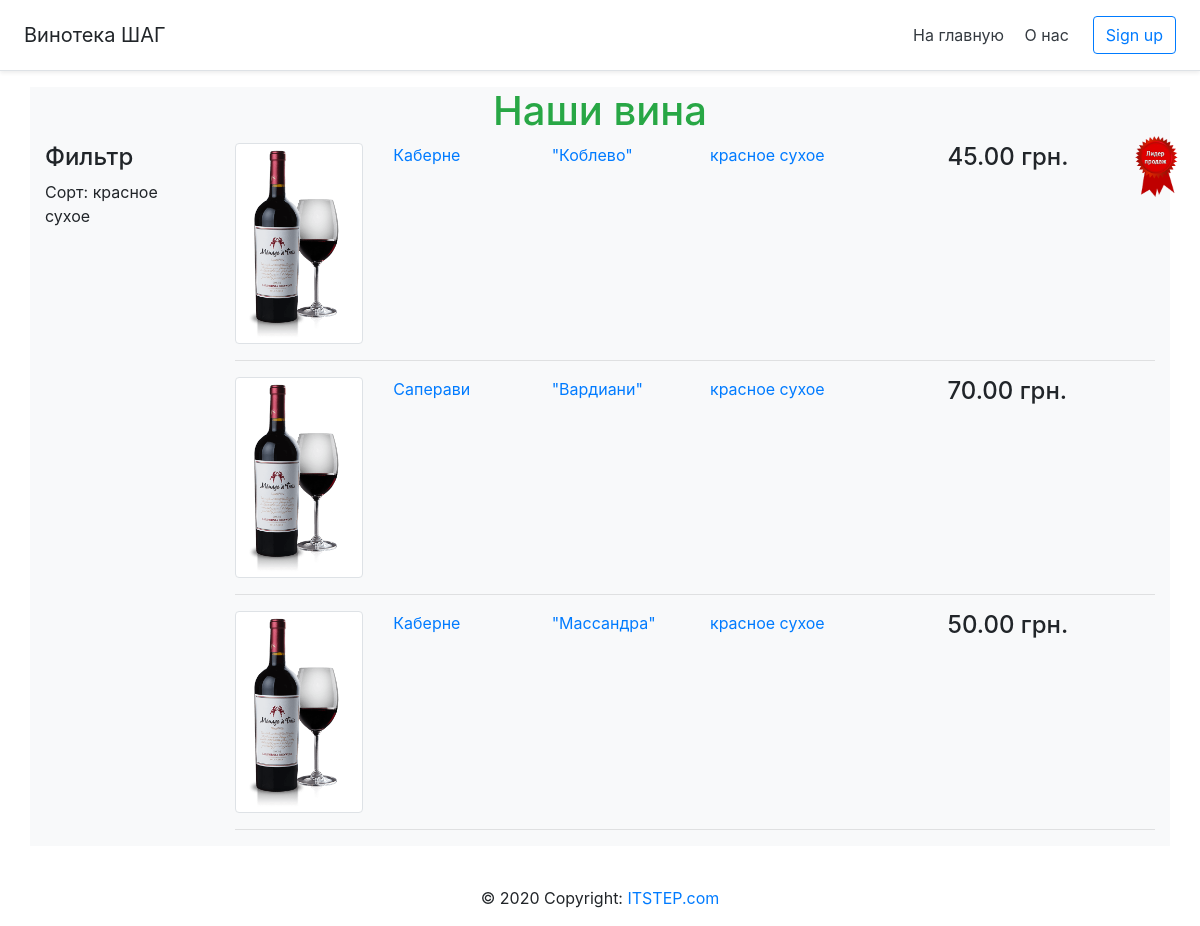
The app's page /filter/1/0 with its own data.
### server.py (models this page shows)
class Sort(db.Model):
    __tablename__ = 'SORTS'
    id = db.Column(db.Integer, primary_key=True)
    name = db.Column(db.String)
    vines = db.relationship('Vine')

class Vine(db.Model):
    __tablename__ = 'VINES'
    id = db.Column(db.Integer, primary_key=True)
    name = db.Column(db.String)
    price = db.Column(db.Float)
    sort_id = db.Column(db.Integer, db.ForeignKey('SORTS.id'))
    sort = db.relationship('Sort')
    producer_id = db.Column(db.Integer, db.ForeignKey('PRODUCERS.id'))
    producer = db.relationship('Producer')
    bestseller = db.Column(db.Integer, default=0)
    comments = db.relationship('Comment', cascade='all,delete-orphan')

class Producer(db.Model):
    __tablename__ = 'PRODUCERS'
    id = db.Column(db.Integer, primary_key=True)
    name = db.Column(db.String)
    vines = db.relationship('Vine')

### server.py (the view)
@app.route('/filter/<int:sort_id>/<int:producer_id>')
def filter(sort_id, producer_id):
    producer, sort = None, None
    if sort_id == 0:
        vines = Vine.query.filter(Vine.producer_id == producer_id)
        producer = Producer.query.get(producer_id)
    elif producer_id == 0:
        vines = Vine.query.filter(Vine.sort_id == sort_id).all()
        sort = Sort.query.get(sort_id)
    else:
        vines = Vine.query.filter(Vine.sort_id == sort_id, Vine.producer_id == producer_id).all()
        producer = Producer.query.get(producer_id)
        sort = Sort.query.get(sort_id)
    return render_template('filter.html', vines=vines, sort=sort, producer=producer)

### templates/filter.html (shortened to what this page needs)
{% extends 'base.html' %}
{% block content %}
<h1 class="text-center text-success">Наши вина</h1>
<div class="row">
    <div class="col-2">
        <h4>Фильтр</h4>
        {% if sort %}
        <p>Сорт: {{ sort.name }}</p>
        {% endif %}
    </div>
    <div class="col-10">
        {% for vine in vines %}
        {% set best = 'bestseller' if vine.bestseller else '' %}
        <div class="row mb-2 {{ best }}">
            {% set pic = 'red.png' if 'красное' in vine.sort.name else 'white.png' %}
            <div class="col-2">
                <img class="img-thumbnail"
                        src="{{ url_for('static', filename='img/' + pic) }}">
            </div>
            <div class="col-2">
                <a href="{{ url_for('vine', id=vine.id) }}">
                    {{ vine.name }}</a>
            </div>
            <div class="col-2">
                <a href="{{ url_for('filter', sort_id=0, producer_id = vine.producer.id) }}">
                "{{ vine.producer.name }}"
                </a>
            </div>
            <div class="col-3">
                <a href="{{ url_for('filter', sort_id=vine.sort.id, producer_id = 0) }}">
                {{ vine.sort.name }}
                    </a>
            </div>
            <div class="col-3">
                <h4>{{ '%.2f'|format(vine.price) }} грн.</h4>
            </div>
        </div>
        <hr>
        {% endfor %}
    </div>
</div>
{% endblock %}

### static/css/main.css (style rules this page uses)
.bestseller { position: relative; }
.bestseller::after { content: ""; width: 50px; height: 67px; position: absolute; right: -10px; top: -10px; background: url("../img/bestseller.png"); background-size: 100%; }

### records on screen
Sort: name "красное сухое"
Vine: name "Каберне", producer.name "Коблево", sort.name "красное сухое", price "45.00"
Vine: name "Саперави", producer.name "Вардиани", sort.name "красное сухое", price "70.00"
Vine: name "Каберне", producer.name "Массандра", sort.name "красное сухое", price "50.00"
